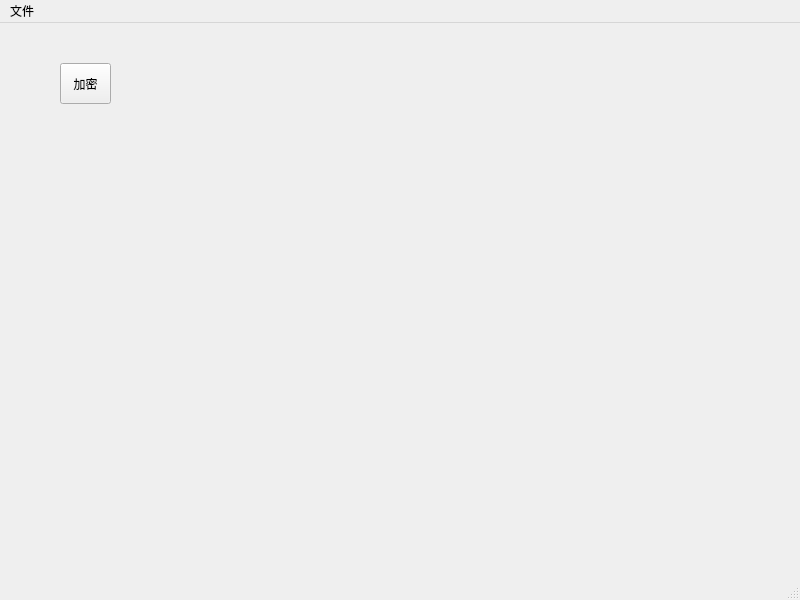
<?xml version="1.0" encoding="UTF-8"?>
<ui version="4.0">
 <class>MainWindow</class>
 <widget class="QMainWindow" name="MainWindow">
  <property name="geometry">
   <rect>
    <x>0</x>
    <y>0</y>
    <width>800</width>
    <height>600</height>
   </rect>
  </property>
  <property name="windowTitle">
   <string>MainWindow</string>
  </property>
  <widget class="QWidget" name="centralwidget">
   <widget class="QToolButton" name="toolButton">
    <property name="geometry">
     <rect>
      <x>60</x>
      <y>40</y>
      <width>51</width>
      <height>41</height>
     </rect>
    </property>
    <property name="text">
     <string>加密</string>
    </property>
   </widget>
  </widget>
  <widget class="QMenuBar" name="menubar">
   <property name="geometry">
    <rect>
     <x>0</x>
     <y>0</y>
     <width>800</width>
     <height>22</height>
    </rect>
   </property>
   <widget class="QMenu" name="menu">
    <property name="title">
     <string>文件</string>
    </property>
    <addaction name="actionExit"/>
   </widget>
   <addaction name="menu"/>
  </widget>
  <widget class="QStatusBar" name="statusbar"/>
  <action name="actionExit">
   <property name="text">
    <string>Exit</string>
   </property>
  </action>
 </widget>
 <resources/>
 <connections/>
</ui>
